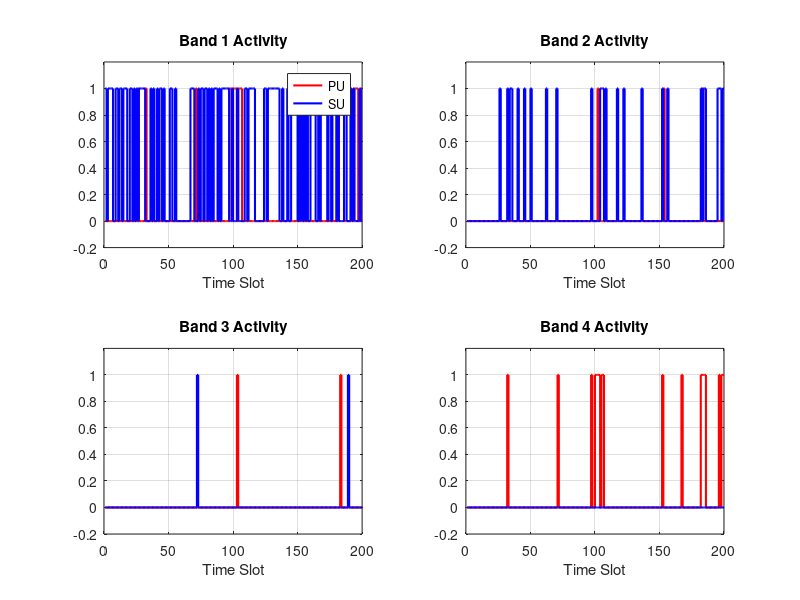
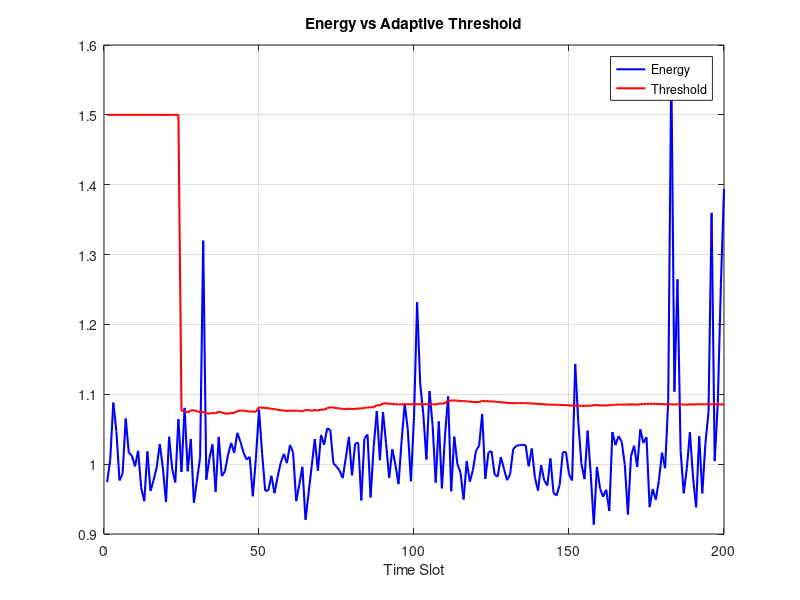
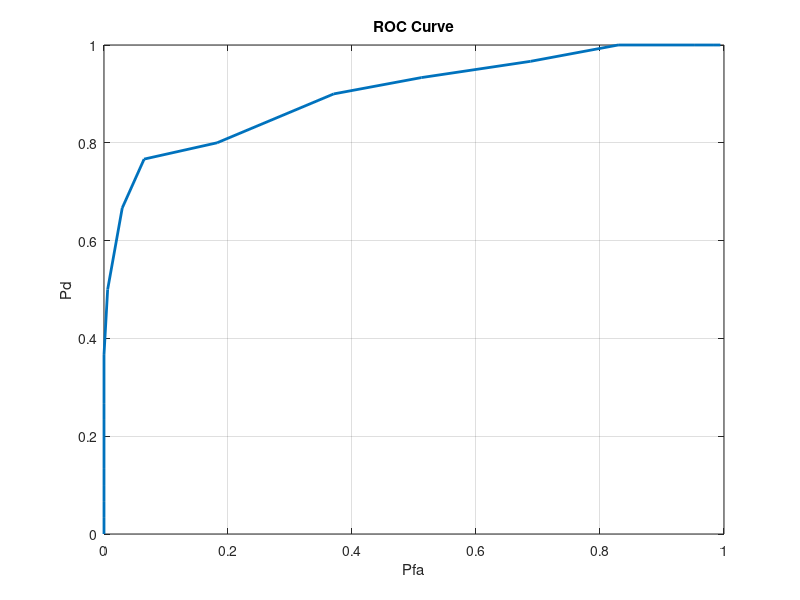
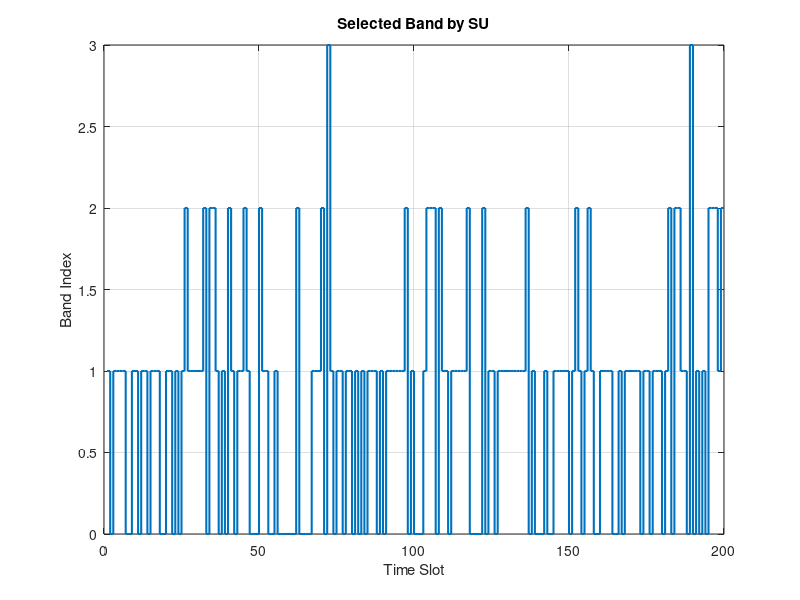

The MATLAB script that drew these images, in order:
function cr_final_subplots()

clc; clear; close all;

%% ================= PARAMETERS =================
N = 1024;
NumTimeSlots = 200;
Fs = 1e6;

NoisePower = 1;
SNR_dB = -10;
SignalPower = 10^(SNR_dB/10)*NoisePower;

P01 = 0.1;
P10 = 0.3;

rho = 1.02;
numBands = 4;
interference_radius = 30;

%% ================= STORAGE =================
PU_state = zeros(1,NumTimeSlots);
SU_tx = zeros(1,NumTimeSlots);

energy_vec = zeros(1,NumTimeSlots);
threshold_vec = zeros(1,NumTimeSlots);

PU_band = zeros(numBands, NumTimeSlots);
SU_band_matrix = zeros(numBands, NumTimeSlots);

noise_history = [];
PU_prev = 0;

%% ================= MAIN LOOP =================
for t = 1:NumTimeSlots

    %% --- MARKOV PU ---
    if PU_prev == 0
        PU_state(t) = rand < P01;
    else
        PU_state(t) = ~(rand < P10);
    end
    PU_prev = PU_state(t);

    %% --- SIGNAL ---
    time = (0:N-1)/Fs;

    if PU_state(t)==1
        pu_base = cos(2*pi*20e3*time) + cos(2*pi*80e3*time);
        pu_signal = sqrt(SignalPower/mean(pu_base.^2))*pu_base;
    else
        pu_signal = zeros(1,N);
    end

    %% --- CHANNEL ---
    h = (randn + 1j*randn)/sqrt(2);
    noise_pow = NoisePower*(1 + (rho-1)*(2*rand-1));
    noise = sqrt(noise_pow/2)*(randn(1,N)+1j*randn(1,N));

    rx = h*pu_signal + noise;

    %% --- ENERGY DETECTION ---
    energy = mean(abs(rx).^2);
    energy_vec(t) = energy;

    %% --- CFAR THRESHOLD ---
    if PU_state(t)==0
        noise_history = [noise_history energy];
    end

    if length(noise_history)>20
        mu = mean(noise_history);
        sigma = std(noise_history);
        Threshold = mu + 2.5*sigma;
    else
        Threshold = 1.5*NoisePower;
    end

    threshold_vec(t) = Threshold;

    %% --- MULTI-BAND FFT ---
    Y = fft(rx);
    PSD = abs(Y).^2/N;

    band_size = floor(N/numBands);
    band_energy = zeros(1,numBands);

    for b=1:numBands
        idx1=(b-1)*band_size+1;
        idx2=b*band_size;
        band_energy(b)=mean(PSD(idx1:idx2));
    end

    band_free = band_energy < Threshold;

    %% --- PU PER BAND ---
    for b = 1:numBands
        if PU_state(t)==1 && band_energy(b) > Threshold
            PU_band(b,t) = 1;
        else
            PU_band(b,t) = 0;
        end
    end

    %% --- SU DECISION + BAND SELECTION ---
    if any(band_free)
        selected_band = find(band_free,1);
        detected_free = 1;
    else
        detected_free = 0;
        selected_band = 0;
    end

    %% --- DISTANCE CONDITION ---
    distance = rand*100;

    if detected_free==1 && distance>interference_radius
        SU_tx(t)=1;
        SU_band_matrix(selected_band,t)=1;
    else
        SU_tx(t)=0;
    end

end

%% ================= 1️⃣ SUBPLOTS (PU vs SU PER BAND) =================
figure;

for b = 1:numBands
    subplot(2,2,b);

    stairs(PU_band(b,:), 'r', 'LineWidth', 1.5); hold on;
    stairs(SU_band_matrix(b,:), 'b', 'LineWidth', 1.5);

    ylim([-0.2 1.2]);
    grid on;

    title(['Band ', num2str(b), ' Activity']);
    xlabel('Time Slot');
    if b == 1
        legend('PU','SU');
    end
end

xlabel('Time Slot');

%% ================= 2️⃣ ENERGY vs THRESHOLD =================
figure;
plot(energy_vec,'b','LineWidth',1.5); hold on;
plot(threshold_vec,'r','LineWidth',1.5);
legend('Energy','Threshold');
title('Energy vs Adaptive Threshold');
xlabel('Time Slot'); grid on;

%% ================= 3️⃣ ROC =================
thresholds = linspace(min(energy_vec), max(energy_vec), 40);

Pd = zeros(size(thresholds));
Pfa = zeros(size(thresholds));

for i=1:length(thresholds)
    th = thresholds(i);
    decision = energy_vec > th;

    H1 = PU_state==1;
    H0 = PU_state==0;

    Pd(i) = sum(decision(H1)==1)/sum(H1);
    Pfa(i) = sum(decision(H0)==1)/sum(H0);
end

figure;
plot(Pfa,Pd,'LineWidth',2);
xlabel('Pfa'); ylabel('Pd');
title('ROC Curve');
grid on;

%% ================= 4️⃣ BAND ALLOCATION =================
figure;
stairs(sum(SU_band_matrix.*(1:numBands)',1),'LineWidth',1.5);
xlabel('Time Slot');
ylabel('Band Index');
title('Selected Band by SU');
grid on;

end
